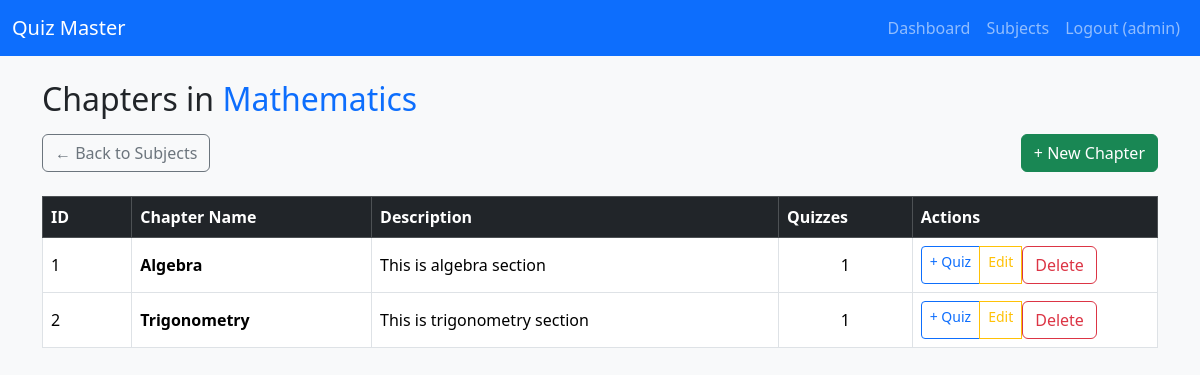
Screenshot of /admin/chapters/1 (signed in) with the database file from the repository.
### models.py (models this page shows, shortened)
class User(db.Model, UserMixin):
    __tablename__ = 'users'
    id = db.Column(db.Integer, primary_key=True)
    username = db.Column(db.String(80), unique=True, nullable=False)
    email = db.Column(db.String(120), unique=True, nullable=False)
    password_hash = db.Column(db.String(255), nullable=False)
    full_name = db.Column(db.String(100))
    qualification = db.Column(db.String(100))
    dob = db.Column(db.Date)
    role = db.Column(db.String(20), default='user')  # 'admin' or 'user'
    scores = db.relationship('Score', backref='user', lazy=True)

class Subject(db.Model):
    id = db.Column(db.Integer, primary_key=True)
    name = db.Column(db.String(100), unique=True, nullable=False)
    description = db.Column(db.Text)
    chapters = db.relationship('Chapter', backref='subject', lazy=True, cascade="all, delete-orphan")

class Chapter(db.Model):
    id = db.Column(db.Integer, primary_key=True)
    name = db.Column(db.String(150), nullable=False)
    description = db.Column(db.Text)
    subject_id = db.Column(db.Integer, db.ForeignKey('subject.id'), nullable=False)
    quizzes = db.relationship('Quiz', backref='chapter', lazy=True, cascade="all, delete-orphan")

### routes/admin.py (the view)
    def wrap(*args, **kwargs):
        if not current_user.is_authenticated or current_user.role != 'admin':
            flash('Admin access required', 'danger')
            return redirect(url_for('auth.login'))
        return f(*args, **kwargs)

### app.py (called while the page is built)
@login_manager.user_loader
def load_user(user_id):
    return User.query.get(int(user_id))

@app.context_processor
def utility_processor():
    def current_time():
        return datetime.now().date()  # or datetime.now() if you want time too
    return dict(current_time=current_time)

### routes/admin.py (called while the page is built)
def admin_required(f):
    def wrap(*args, **kwargs):
        if not current_user.is_authenticated or current_user.role != 'admin':
            flash('Admin access required', 'danger')
            return redirect(url_for('auth.login'))
        return f(*args, **kwargs)
    wrap.__name__ = f.__name__
    return wrap

@admin_bp.route('/chapters/<int:subject_id>')
@login_required
@admin_required
def chapters(subject_id):
    subject = Subject.query.get_or_404(subject_id)
    chapters = Chapter.query.filter_by(subject_id=subject_id).all()
    return render_template('admin/chapters.html', subject=subject, chapters=chapters)

### templates/admin/chapters.html (shortened to what this page needs)
{% extends "base.html" %}
{% block content %}
<h2 class="mb-3">
  Chapters in <span class="text-primary">{{ subject.name }}</span>
</h2>
<div class="d-flex justify-content-between align-items-center mb-4">
  <a href="{{ url_for('admin.subjects') }}" class="btn btn-outline-secondary">
    ← Back to Subjects
  </a>
  <a href="{{ url_for('admin.new_chapter', subject_id=subject.id) }}" class="btn btn-success">
    + New Chapter
  </a>
</div>
{% if chapters %}
<div class="table-responsive">
  <table class="table table-hover table-bordered align-middle">
    <thead class="table-dark">
      <tr>
        <th style="width: 8%;">ID</th>
        <th>Chapter Name</th>
        <th>Description</th>
        <th style="width: 12%;">Quizzes</th>
        <th style="width: 22%;">Actions</th>
      </tr>
    </thead>
    <tbody>
      {% for chapter in chapters %}
      <tr>
        <td>{{ chapter.id }}</td>
        <td>
          <strong>{{ chapter.name }}</strong>
        </td>
        <td>{{ chapter.description or '—' | truncate(120) }}</td>
        <td class="text-center">{{ chapter.quizzes|length }}</td>
        <td>
          <div class="btn-group btn-group-sm" role="group">
            <a href="{{ url_for('admin.new_quiz', chapter_id=chapter.id) }}"
               class="btn btn-outline-primary" title="Add Quiz">
              + Quiz
            </a>
            <a href="{{ url_for('admin.edit_chapter', chapter_id=chapter.id) }}"
               class="btn btn-outline-warning" title="Edit">
              Edit
            </a>
            <form action="{{ url_for('admin.delete_chapter', chapter_id=chapter.id) }}" method="POST"
                  style="display:inline;"
                  onsubmit="return confirm('Delete chapter \"{{ chapter.name }}\" and all its quizzes/questions?');">
              <button type="submit" class="btn btn-outline-danger" title="Delete">
                Delete
              </button>
            </form>
          </div>
        </td>
      </tr>
      {% endfor %}
    </tbody>
  </table>
</div>
{% endif %}
{% endblock %}

### templates/includes/navbar.html (shortened to what this page needs)
<nav class="navbar navbar-expand-lg navbar-dark bg-primary">
  <div class="container-fluid">
    <a class="navbar-brand" href="{{ url_for('main.index') }}">Quiz Master</a>
    <div class="collapse navbar-collapse" id="navbarNav">
      <ul class="navbar-nav ms-auto">
        {% if current_user.is_authenticated %}
          {% if current_user.role == 'admin' %}
            <li class="nav-item"><a class="nav-link" href="{{ url_for('admin.dashboard') }}">Dashboard</a></li>
            <li class="nav-item"><a class="nav-link" href="{{ url_for('admin.subjects') }}">Subjects</a></li>
          {% else %}
            <li class="nav-item"><a class="nav-link" href="{{ url_for('user.dashboard') }}">Home</a></li>
            <li class="nav-item"><a class="nav-link" href="{{ url_for('user.upcoming') }}">Quizzes</a></li>
            <li class="nav-item"><a class="nav-link" href="{{ url_for('user.scores') }}">Scores</a></li>
          {% endif %}
          <li class="nav-item"><a class="nav-link" href="{{ url_for('auth.logout') }}">Logout ({{ current_user.username }})</a></li>
        {% else %}
          <li class="nav-item"><a class="nav-link" href="{{ url_for('auth.login') }}">Login</a></li>
          <li class="nav-item"><a class="nav-link" href="{{ url_for('auth.register') }}">Register</a></li>
        {% endif %}
      </ul>
    </div>
  </div>
</nav>

### static/css/style.css (style rules this page uses)
body { font-family: 'Segoe UI', Tahoma, Geneva, Verdana, sans-serif; }

### rows the page displays
User: username "admin"
Subject: name "Mathematics"
Chapter: id "1", name "Algebra", description "This is algebra section", quizzes|length "1"
Chapter: id "2", name "Trigonometry", description "This is trigonometry section", quizzes|length "1"
